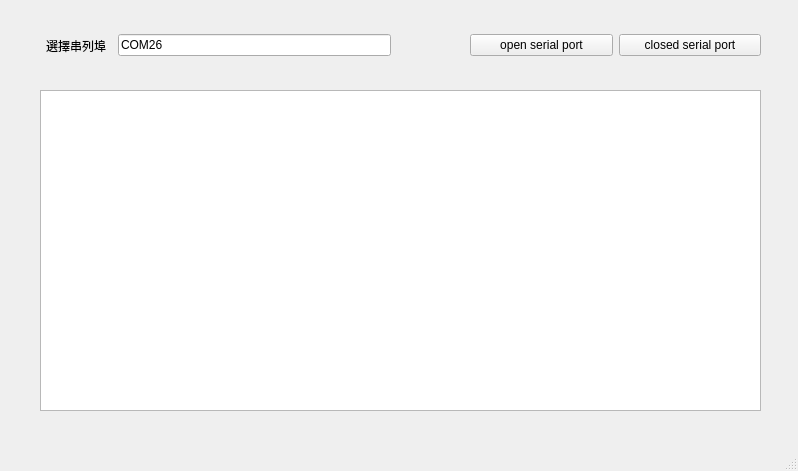
<?xml version="1.0" encoding="UTF-8"?>
<ui version="4.0">
 <class>MainWindow</class>
 <widget class="QMainWindow" name="MainWindow">
  <property name="geometry">
   <rect>
    <x>0</x>
    <y>0</y>
    <width>798</width>
    <height>471</height>
   </rect>
  </property>
  <property name="windowTitle">
   <string>MainWindow</string>
  </property>
  <widget class="QWidget" name="centralwidget">
   <widget class="QTextBrowser" name="textBrowser">
    <property name="geometry">
     <rect>
      <x>40</x>
      <y>90</y>
      <width>721</width>
      <height>321</height>
     </rect>
    </property>
   </widget>
   <widget class="QWidget" name="">
    <property name="geometry">
     <rect>
      <x>470</x>
      <y>10</y>
      <width>291</width>
      <height>71</height>
     </rect>
    </property>
    <layout class="QHBoxLayout" name="horizontalLayout">
     <item>
      <widget class="QPushButton" name="pushButton_1">
       <property name="text">
        <string>open serial port</string>
       </property>
      </widget>
     </item>
     <item>
      <widget class="QPushButton" name="pushButton_2">
       <property name="text">
        <string>closed serial port</string>
       </property>
      </widget>
     </item>
    </layout>
   </widget>
   <widget class="QWidget" name="">
    <property name="geometry">
     <rect>
      <x>40</x>
      <y>10</y>
      <width>351</width>
      <height>71</height>
     </rect>
    </property>
    <layout class="QHBoxLayout" name="horizontalLayout_2">
     <item>
      <widget class="QLabel" name="label">
       <property name="text">
        <string>選擇串列埠</string>
       </property>
       <property name="scaledContents">
        <bool>false</bool>
       </property>
       <property name="alignment">
        <set>Qt::AlignCenter</set>
       </property>
      </widget>
     </item>
     <item>
      <widget class="QLineEdit" name="lineEdit">
       <property name="maximumSize">
        <size>
         <width>273</width>
         <height>16777215</height>
        </size>
       </property>
       <property name="text">
        <string>COM26</string>
       </property>
      </widget>
     </item>
    </layout>
   </widget>
  </widget>
  <widget class="QMenuBar" name="menubar">
   <property name="geometry">
    <rect>
     <x>0</x>
     <y>0</y>
     <width>798</width>
     <height>21</height>
    </rect>
   </property>
  </widget>
  <widget class="QStatusBar" name="statusbar"/>
 </widget>
 <resources/>
 <connections/>
</ui>
